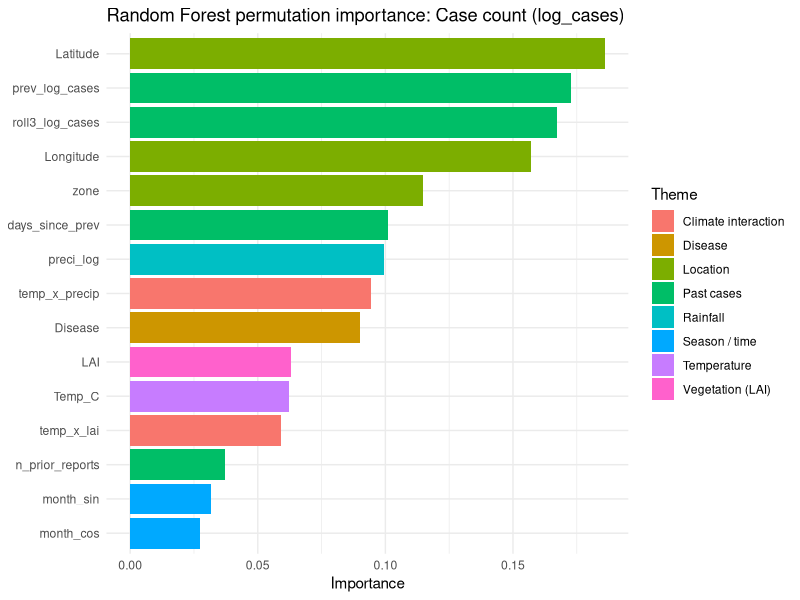
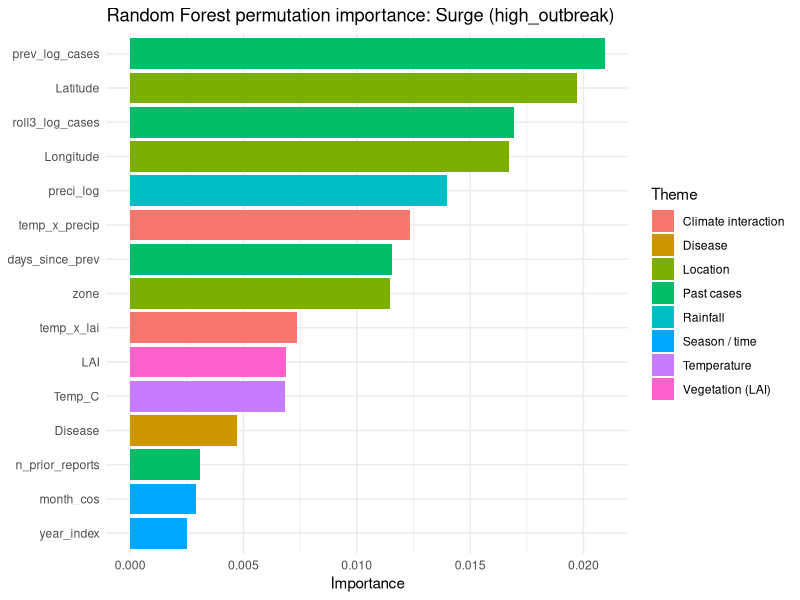

Here is the R script that generated these plots, in order:
library(dplyr)
library(ggplot2)
library(ranger)

dir.create("outputs/tables", recursive = TRUE, showWarnings = FALSE)
dir.create("outputs/figures/regression", recursive = TRUE, showWarnings = FALSE)
dir.create("outputs/figures/classification", recursive = TRUE, showWarnings = FALSE)

d <- read.csv("data/final/modeling_data.csv", stringsAsFactors = TRUE)
d$high_outbreak <- factor(ifelse(d$high_outbreak %in% c("High", 1, "1", TRUE, "TRUE"),
                                 "High", "Low"), levels = c("Low", "High"))
d$is_monsoon <- as.numeric(d$is_monsoon)
d$has_history <- as.numeric(d$has_history)

train <- d %>% filter(split == "train")

# Predictors. Cases and log_cases are excluded because the target is built from them.
predictors <- c("prev_log_cases", "roll3_log_cases", "days_since_prev",
                "n_prior_reports", "has_history",
                "Temp_C", "preci_log", "LAI",
                "temp_x_precip", "temp_x_lai", "hot_wet",
                "season", "is_monsoon", "month_sin", "month_cos", "year_index",
                "Disease", "zone", "Latitude", "Longitude")

# Map each predictor to one of your factor themes
groups <- data.frame(
  variable = predictors,
  group = c(rep("Past cases", 5),
            "Temperature", "Rainfall", "Vegetation (LAI)",
            rep("Climate interaction", 3),
            rep("Season / time", 5),
            "Disease", rep("Location", 3)),
  stringsAsFactors = FALSE
)

# ---------- 1. Random Forest permutation importance ----------
set.seed(42)
rf_reg <- ranger(log_cases ~ ., data = train[, c("log_cases", predictors)],
                 num.trees = 500, importance = "permutation", seed = 42)
rf_clf <- ranger(high_outbreak ~ ., data = train[, c("high_outbreak", predictors)],
                 num.trees = 500, probability = TRUE,
                 importance = "permutation", seed = 42)

tidy_imp <- function(model, label) {
  data.frame(variable = names(model$variable.importance),
             importance = as.numeric(model$variable.importance),
             target = label, stringsAsFactors = FALSE) %>%
    left_join(groups, by = "variable") %>%
    arrange(desc(importance))
}
imp <- bind_rows(tidy_imp(rf_reg, "Case count (log_cases)"),
                 tidy_imp(rf_clf, "Surge (high_outbreak)"))
write.csv(imp, "outputs/tables/rf_variable_importance.csv", row.names = FALSE)

# Theme-level view (summed permutation importance; correlated predictors share credit)
group_imp <- imp %>%
  group_by(target, group) %>%
  summarise(importance = sum(pmax(importance, 0)), .groups = "drop") %>%
  group_by(target) %>%
  mutate(share = round(100 * importance / sum(importance), 1)) %>%
  arrange(target, desc(share))
print(group_imp)
write.csv(group_imp, "outputs/tables/rf_group_importance.csv", row.names = FALSE)

plot_imp <- function(target_label, file) {
  p <- imp %>% filter(target == target_label) %>% slice_max(importance, n = 15) %>%
    ggplot(aes(reorder(variable, importance), importance, fill = group)) +
    geom_col() + coord_flip() +
    labs(title = paste("Random Forest permutation importance:", target_label),
         x = NULL, y = "Importance", fill = "Theme") +
    theme_minimal()
  ggsave(file, p, width = 8, height = 5, dpi = 300)
}
plot_imp("Case count (log_cases)", "outputs/figures/regression/rf_importance_regression.png")
plot_imp("Surge (high_outbreak)", "outputs/figures/classification/rf_importance_surge.png")

# ---------- 2. Standardised linear / logistic coefficients ----------
# Interaction terms and lat/long are dropped here to limit collinearity
lin_vars <- setdiff(predictors, c("temp_x_precip", "temp_x_lai", "hot_wet",
                                  "Latitude", "Longitude"))
num_vars <- lin_vars[sapply(train[, lin_vars], is.numeric)]
tr_s <- train
tr_s[num_vars] <- scale(tr_s[num_vars])

# --- Linear Regression ---
lm_fit <- lm(log_cases ~ ., data = tr_s[, c("log_cases", lin_vars)])

# FIX: Extract rows explicitly estimated in the summary matrix to prevent dimension mismatches
lm_coef_matrix <- summary(lm_fit)$coefficients
lm_tab <- data.frame(term = rownames(lm_coef_matrix), lm_coef_matrix, row.names = NULL)

names(lm_tab) <- c("term", "estimate", "std_error", "t_value", "p_value")
lm_tab <- lm_tab %>% filter(term != "(Intercept)") %>% arrange(p_value)
print(head(lm_tab, 15))
write.csv(lm_tab, "outputs/tables/lm_standardised_coefficients.csv", row.names = FALSE)

# --- Logistic Regression ---
glm_fit <- glm(high_outbreak ~ ., data = tr_s[, c("high_outbreak", lin_vars)],
               family = binomial())

# FIX: Extract rows explicitly estimated in the summary matrix to prevent dimension mismatches
glm_coef_matrix <- summary(glm_fit)$coefficients
glm_tab <- data.frame(term = rownames(glm_coef_matrix), glm_coef_matrix, row.names = NULL)

names(glm_tab) <- c("term", "log_odds", "std_error", "z_value", "p_value")
glm_tab$odds_ratio <- exp(glm_tab$log_odds)
glm_tab <- glm_tab %>% filter(term != "(Intercept)") %>% arrange(p_value)
print(head(glm_tab, 15))
write.csv(glm_tab, "outputs/tables/logit_odds_ratios.csv", row.names = FALSE)
